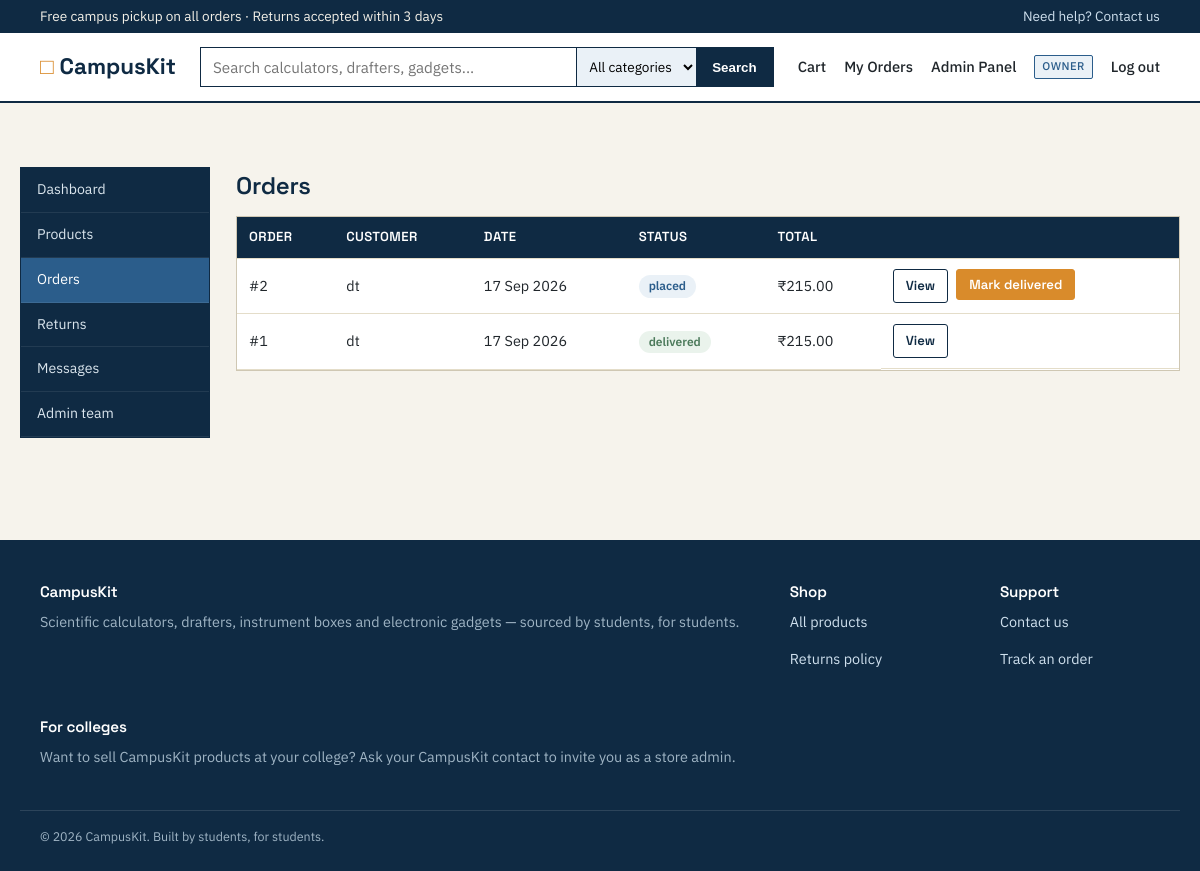
Page /admin/orders (signed in) on the committed database.
### models.py (models this page shows, shortened)
class User(UserMixin, db.Model):
    __tablename__ = "users"
    id = db.Column(db.Integer, primary_key=True)
    name = db.Column(db.String(120), nullable=False)
    email = db.Column(db.String(160), unique=True, nullable=False, index=True)
    password_hash = db.Column(db.String(255), nullable=False)
    college = db.Column(db.String(160))
    role = db.Column(db.String(20), nullable=False, default=ROLE_CUSTOMER)
    created_at = db.Column(db.DateTime, default=datetime.utcnow)
    products = db.relationship("Product", backref="added_by", lazy="dynamic")
    orders = db.relationship("Order", backref="customer", lazy="dynamic")
    @property
    def is_admin(self):
        return self.role in (ROLE_ADMIN, ROLE_OWNER)
    @property
    def is_owner(self):
        return self.role == ROLE_OWNER

class Order(db.Model):
    __tablename__ = "orders"
    id = db.Column(db.Integer, primary_key=True)
    customer_id = db.Column(db.Integer, db.ForeignKey("users.id"), nullable=False)
    status = db.Column(db.String(20), nullable=False, default=ORDER_STATUS_PLACED)
    total_amount = db.Column(db.Numeric(10, 2), nullable=False, default=0)
    shipping_address = db.Column(db.Text, nullable=False, default="")
    created_at = db.Column(db.DateTime, default=datetime.utcnow)
    delivered_at = db.Column(db.DateTime)
    items = db.relationship("OrderItem", backref="order", cascade="all, delete-orphan", lazy="joined")

### blueprints/admin.py (the view)
@admin_bp.route("/orders")
@login_required
@admin_required
def orders():
    all_orders = Order.query.order_by(Order.created_at.desc()).all()
    return render_template("admin/orders.html", orders=all_orders)

### utils.py (called while the page is built)
def admin_required(view):
    @wraps(view)
    def wrapped(*args, **kwargs):
        if not current_user.is_authenticated or not current_user.is_admin:
            abort(403)
        return view(*args, **kwargs)
    return wrapped

### templates/admin/orders.html (shortened to what this page needs)
{% extends "admin/_layout.html" %}
{% block admin_content %}
<h2>Orders</h2>
{% if orders %}
<div class="table-wrap">
  <table>
    <thead><tr><th>Order</th><th>Customer</th><th>Date</th><th>Status</th><th>Total</th><th></th></tr></thead>
    <tbody>
    {% for o in orders %}
      <tr>
        <td>#{{ o.id }}</td>
        <td>{{ o.customer.name }}</td>
        <td>{{ o.created_at.strftime('%d %b %Y') }}</td>
        <td><span class="pill pill-{{ o.status }}">{{ o.status }}</span></td>
        <td>₹{{ '%.2f'|format(o.total_amount) }}</td>
        <td style="display:flex; gap:8px;">
          <a href="{{ url_for('shop.order_detail', order_id=o.id) }}" class="btn btn-outline btn-sm">View</a>
          {% if o.status == 'placed' %}
          <form method="post" action="{{ url_for('admin.mark_delivered', order_id=o.id) }}">
            <button type="submit" class="btn btn-amber btn-sm">Mark delivered</button>
          </form>
          {% endif %}
        </td>
      </tr>
    {% endfor %}
    </tbody>
  </table>
</div>
{% else %}
<p class="muted">No orders placed yet.</p>
{% endif %}
{% endblock %}

### templates/base.html (shortened to what this page needs)
<!DOCTYPE html>
<html lang="en">
<head>
<link rel="stylesheet" href="{{ url_for('static', filename='css/style.css') }}">
</head>
<body>
<div class="topbar">
  <div class="container">
    <span>Free campus pickup on all orders &middot; Returns accepted within 3 days</span>
    <span><a href="{{ url_for('main.contact') }}">Need help? Contact us</a></span>
  </div>
</div>
<header class="navbar">
  <div class="container">
    <a class="brand" href="{{ url_for('main.home') }}"><span class="brand-mark">&#9633;</span> CampusKit</a>
    <form class="search-form" action="{{ url_for('main.home') }}" method="get">
      <input type="text" name="q" placeholder="Search calculators, drafters, gadgets..." value="{{ request.args.get('q', '') }}">
      <select name="category">
        <option value="">All categories</option>
      </select>
      <button type="submit">Search</button>
    </form>
    <nav class="nav-links">
      <a class="cart-link" href="{{ url_for('shop.view_cart') }}">Cart{% if cart_count %}<span class="cart-badge">{{ cart_count }}</span>{% endif %}</a>
      {% if current_user.is_authenticated %}
        <a href="{{ url_for('shop.order_history') }}">My Orders</a>
        {% if current_user.is_admin %}<a href="{{ url_for('admin.dashboard') }}">Admin Panel</a>{% endif %}
        <span class="badge-role">{{ current_user.role }}</span>
        <a href="{{ url_for('auth.logout') }}">Log out</a>
      {% else %}
        <a href="{{ url_for('auth.login') }}">Log in</a>
        <a class="btn btn-sm btn-amber" href="{{ url_for('auth.register') }}">Sign up</a>
      {% endif %}
    </nav>
  </div>
</header>
<main>
  <div class="container" style="padding-top:22px;">
  </div>
  {% block content %}{% endblock %}
</main>
<footer>
  <div class="container">
    <div class="col">
      <h4>CampusKit</h4>
      <p style="color:#9fb4c4;">Scientific calculators, drafters, instrument boxes and electronic gadgets — sourced by students, for students.</p>
    </div>
    <div class="col">
      <h4>Shop</h4>
      <p><a href="{{ url_for('main.home') }}">All products</a></p>
      <p><a href="{{ url_for('main.returns_policy') }}">Returns policy</a></p>
    </div>
    <div class="col">
      <h4>Support</h4>
      <p><a href="{{ url_for('main.contact') }}">Contact us</a></p>
      <p><a href="{{ url_for('shop.order_history') }}">Track an order</a></p>
    </div>
    <div class="col">
      <h4>For colleges</h4>
      <p style="color:#9fb4c4;">Want to sell CampusKit products at your college? Ask your CampusKit contact to invite you as a store admin.</p>
    </div>
  </div>
  <div class="container fine">&copy; {{ 2026 }} CampusKit. Built by students, for students.</div>
</footer>
</body>
</html>

### static/css/style.css (style rules this page uses)
:root { --navy: #0f2a43; --navy-2: #16375a; --paper: #f6f3ec; --panel: #ffffff; --blue: #2b5d8b; --blue-light: #eaf1f7; --amber: #d98b2b; --ink: #20262b; --ink-soft: #55606b; --line: #cfc7b3; --line-soft: #e4ddc9; --green: #4c7a5b; --red: #b24c3d; --radius: 3px; }
* { box-sizing: border-box; }
html, body { margin: 0; padding: 0; background: var(--paper); color: var(--ink); font-family: "IBM Plex Sans", -apple-system, BlinkMacSystemFont, "Segoe UI", sans-serif; font-size: 16px; line-height: 1.55; }
h1, h2, h3, h4, .brand, .btn, label, .tag { font-family: "Space Grotesk", "IBM Plex Sans", sans-serif; }
h1, h2, h3, h4 { color: var(--navy); margin: 0 0 0.5em; font-weight: 600; letter-spacing: -0.01em; }
a { color: var(--blue); text-decoration: none; }
p { margin: 0 0 1em; color: var(--ink-soft); }
.container { max-width: 1160px; margin: 0 auto; padding: 0 20px; }
.topbar { background: var(--navy); color: #f4f1e8; font-size: 0.85rem; padding: 6px 0; }
.topbar .container { display: flex; justify-content: space-between; }
.topbar a { color: #cfe0ee; }
.navbar { background: var(--panel); border-bottom: 2px solid var(--navy); }
.navbar .container { display: flex; align-items: center; gap: 24px; padding-top: 14px; padding-bottom: 14px; flex-wrap: wrap; }
.brand { font-size: 1.4rem; font-weight: 700; color: var(--navy); white-space: nowrap; display: flex; align-items: baseline; gap: 6px; }
.brand .brand-mark { color: var(--amber); }
.search-form { flex: 1; display: flex; min-width: 220px; border: 1.5px solid var(--navy); }
.search-form input[type="text"] { flex: 1; border: none; padding: 9px 12px; font-size: 0.95rem; font-family: inherit; background: var(--panel); }
.search-form select { border: none; border-left: 1.5px solid var(--navy); background: var(--blue-light); padding: 0 8px; font-family: inherit; font-size: 0.85rem; }
.search-form button { border: none; background: var(--navy); color: #fff; padding: 0 16px; cursor: pointer; font-weight: 600; }
.nav-links { display: flex; align-items: center; gap: 18px; font-size: 0.92rem; font-weight: 500; }
.nav-links a { color: var(--ink); }
.nav-links .cart-link { position: relative; }
.badge-role { font-size: 0.7rem; text-transform: uppercase; letter-spacing: 0.04em; background: var(--blue-light); color: var(--blue); padding: 2px 7px; border: 1px solid var(--blue); border-radius: 2px; }
.btn { display: inline-block; border: 1.5px solid var(--navy); background: var(--navy); color: #fff; padding: 10px 20px; font-weight: 600; font-size: 0.92rem; cursor: pointer; border-radius: var(--radius); text-align: center; }
.btn-outline { background: transparent; color: var(--navy); }
.btn-amber { background: var(--amber); border-color: var(--amber); color: #fff; }
.btn-sm { padding: 6px 12px; font-size: 0.82rem; }
table { width: 100%; border-collapse: collapse; background: var(--panel); }
th, td { text-align: left; padding: 10px 12px; border-bottom: 1px solid var(--line-soft); font-size: 0.9rem; }
th { background: var(--navy); color: #fff; font-family: "Space Grotesk"; font-weight: 600; font-size: 0.82rem; text-transform: uppercase; letter-spacing: 0.03em; }
.table-wrap { overflow-x: auto; border: 1px solid var(--line); }
.table-wrap table { border: none; }
.pill { display: inline-block; padding: 2px 10px; font-size: 0.75rem; border-radius: 20px; font-weight: 600; }
.pill-placed { background: var(--blue-light); color: var(--blue); }
.pill-delivered { background: #eaf3ec; color: var(--green); }
footer { background: var(--navy); color: #cfe0ee; padding: 40px 0 24px; margin-top: 60px; font-size: 0.9rem; }
footer .container { display: flex; justify-content: space-between; gap: 30px; flex-wrap: wrap; }
footer h4 { color: #fff; font-size: 0.95rem; }
footer a { color: #cfe0ee; }
footer .col { min-width: 160px; }
footer .fine { border-top: 1px solid rgba(255,255,255,0.12); margin-top: 28px; padding-top: 16px; font-size: 0.78rem; color: #9fb4c4; }

### rows in the picture
User: role "OWNER"
Order: id "2", customer.name "dt", created_at "17 Sep 2026", status "placed", total_amount "215.00"
Order: id "1", customer.name "dt", created_at "17 Sep 2026", status "delivered", total_amount "215.00"

### other values in the picture
{{ 2026 }} "2026"
